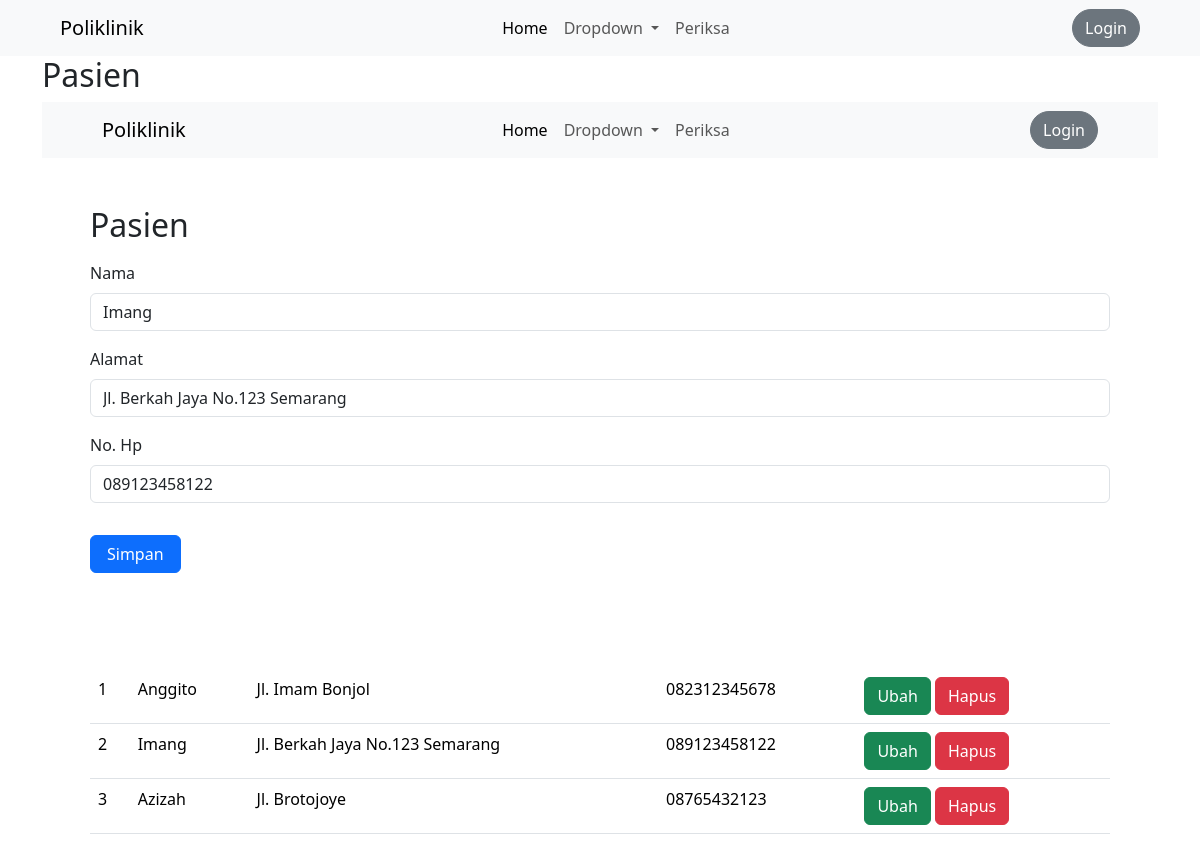
Page /index.php?page=pasien&id=2 on the committed database.
### tables this page shows
CREATE TABLE `pasien` (
  `id` int(10) NOT NULL,
  `nama` varchar(255) DEFAULT NULL,
  `alamat` varchar(255) DEFAULT NULL,
  `no_hp` varchar(20) DEFAULT NULL
);

### pasien.php (the view, shortened to what this page needs)
<?php require_once("koneksi.php");
?>
<!doctype html>
<html lang="en">
  <head>
    <link href="https://cdn.jsdelivr.net/npm/bootstrap@5.3.2/dist/css/bootstrap.min.css" rel="stylesheet">
  </head>
  <body>
    <nav class="navbar navbar-expand-lg bg-body-tertiary ps-5">
      <div class="container-fluid">
        <a class="navbar-brand" href="index.php">Poliklinik</a>
        <div class="collapse navbar-collapse" id="navbarSupportedContent">
          <ul class="navbar-nav me-auto mb-2 mb-lg-0 mx-auto">
            <li class="nav-item">
              <a class="nav-link active" aria-current="page" href="index.php">Home</a>
            </li>
            <li class="nav-item dropdown">
              <a class="nav-link dropdown-toggle" href="#" role="button" data-bs-toggle="dropdown" aria-expanded="false">
                Dropdown
              </a>
            </li>
            <li class="nav-item">
              <a class="nav-link" href="periksa.php">Periksa</a>
            </li>
          </ul>
          <ul class="navbar-nav right-menu me-5">
            <li class="nav-item d-flex align-items-center">
              <a href="login.php" class="btn btn-secondary" style="border-radius: 100px">Login</a>
            </li>
          </ul>
        </div>
      </div>
    </nav>
    <div class="p-5">
    	<h2>Pasien</h2>
    	<form class="mt-3" method="POST" action="" name="myForm" onsubmit="return(validate());">
    		<?php
        $nama = '';
        $alamat = '';
        $no_hp = '';
				if (isset($_GET['id'])) {
				    $ambil = mysqli_query($koneksi, "SELECT * FROM pasien
				    WHERE id='" . $_GET['id'] . "'");
				    while ($row = mysqli_fetch_array($ambil)) {
				        $nama = $row['nama'];
                $alamat = $row['alamat'];
                $no_hp = $row['no_hp'];
				    }
				?>
				<?php
				}
        ?>
  		  <div class="mb-3">
  		    <label for="exampleInputName" class="form-label">Nama</label>
  		    <input type="name" class="form-control" id="exampleInputName" value="<?= $nama ?>" name="nama">
  		  </div>
  		  <div class="mb-3">
  		    <label for="exampleInputAddress" class="form-label">Alamat</label>
  		    <input type="address" class="form-control" id="exampleInputAddress" value="<?= $alamat ?>" name="alamat">
  		  </div>
  		  <div class="mb-3">
  		    <label for="exampleInputPhone" class="form-label">No. Hp</label>
  		    <input type="phone" class="form-control" id="exampleInputPhone" value="<?= $no_hp ?>" name="no_hp">
  		  </div>
  		  <button type="submit" class="btn btn-primary px-3 mt-3" name="simpan">Simpan</button>
		  </form>
    </div>
    <div class="container-fluid p-5">
      <table class="table">
        <tbody>
            <?php
              $result = mysqli_query($koneksi, "SELECT * FROM pasien");
              $no = 1;
              while ($data = mysqli_fetch_array($result)) { ?>
              <tr>
                <td>
                  <?php echo $no++ ?>
                </td>
                <td>
                  <?php echo $data['nama'] ?>
                </td>
                <td>
                  <?php echo $data['alamat'] ?>
                </td>
                <td>
                  <?php echo $data['no_hp'] ?>
                </td>
                <td>
                  <a href="index.php?page=pasien&id=<?php echo $data['id'] ?>" class="btn btn-success">Ubah</a>
                  <a href="index.php?page=pasien&id=<?php echo $data['id'] ?>&aksi=hapus" class="btn btn-danger">Hapus</a>
                </td>
              </tr>
            <?php
              }
             ?>
        </tbody>
      </table>
    </div>
  </body>
</html>

### rows in the picture
pasien: nama "Imang", alamat "Jl. Berkah Jaya No.123 Semarang", no_hp "089123458122"
pasien: nama "Anggito", alamat "Jl. Imam Bonjol", no_hp "082312345678"
pasien: nama "Azizah", alamat "Jl. Brotojoye", no_hp "08765432123"

### other values in the picture
$_GET['page'] "Pasien"
